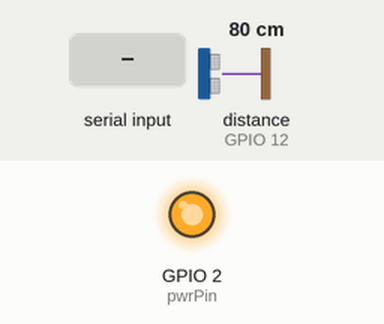
Recording of a sketch running on a simulated ESP32. Parts: output pins drawn as LEDs (lit = HIGH). The inputs (shaded band) are chosen by the test bench; at power-on: distance to the obstacle (sensor on GPIO 12) 80 cm. The echo pulse lasts 58.3 µs per cm; the modem accepts every AT command (registered, SIM ready, sends succeed) and sends nothing else; pins used as bus, display or sensor lines are not drawn; what the sketch prints to the serial monitor is not drawn. At 49.4 s the program puts the board to deep sleep or switches it off; the recording ends there.

Above: at 0.9 s.
1.0 s: "," received over the second serial link
4.5 s: "2" received over the second serial link
At 7.8 s:
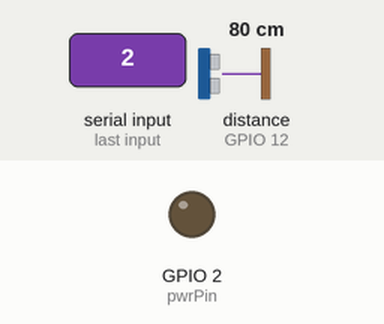
8.0 s: "90,45\n" received over the second serial link
At 9.2 s:
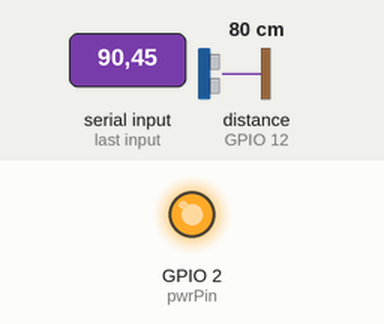
Timing chart, 0 to 49.4 s (numbered marks = the images above; inputs shaded):
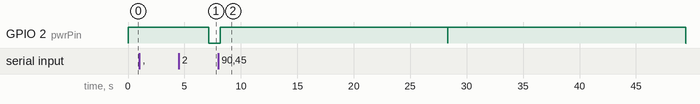

The sketch:

ESP8266_River_Gauge_V1-0.ino
```cpp
#include <SoftwareSerial.h>           //for communication with gsm module
#include <NewPing.h>                  //for communication with sonar sensor

#define TRIGGER_PIN  14               // Arduino pin tied to trigger pin on the ultrasonic sensor.
#define ECHO_PIN     12               // Arduino pin tied to echo pin on the ultrasonic sensor.
#define MAX_DISTANCE 600              // Maximum distance we want to ping for (in centimeters). Maximum sensor distance is rated at 400-500cm.
#define SENSOR_HEIGHT 300             // Hight of the sensor above the river bed

//Create software serial object to communicate with SIM800L
SoftwareSerial SIM800L(13, 15); //SIM800LL Tx & Rx is connected to Arduino #3 & #2
NewPing sonar(TRIGGER_PIN, ECHO_PIN, MAX_DISTANCE);

int sleepTime = 900E6;                //time in seconds*E6 between updates
int resetSleepTime = 300E6;            //time in seconds*E6 after an upload failure (prevents significant battery drain)
const String APN  = "simbase";        //sim APN

int gaugeid = 1;                      //ID for gauge upload

int modulebattery;                    //battery level to send
int waterlevel;                       //water level to send
int tSuccess = 0;                     //changes to zero on successful data transmission to thingspeak
int tFailures = 0;                    //If failed to talk to sim for 5 attempts hard reset everything for a while
int pwrPin = 2;
int resetPin = 4;


void setup()
{
  pinMode(LED_BUILTIN, OUTPUT);       //led indicator light, low is on
  pinMode(pwrPin,OUTPUT);                  //dtr pin
  pinMode(resetPin,OUTPUT);
  digitalWrite(resetPin,HIGH);
  digitalWrite(pwrPin,HIGH);

  //Begin serial communication with Arduino and Arduino IDE (Serial Monitor)
  Serial.begin(9600);
  //Begin serial communication with Arduino and SIM800LL
  SIM800L.begin(9600);

  Serial.println("Initializing...");

  delay(100);
  sendSerial("AT+CSCLK=0"); //wake up
  sendSerial("AT+CFUN=1");  //enable full functionality


  for(int i=0;i<10;i++){
    waterlevel=waterlevel+(SENSOR_HEIGHT-(sonar.ping_cm()));
    delay(100);
  }
  waterlevel = waterlevel/10;


  Serial.println(waterlevel);
  digitalWrite(LED_BUILTIN, LOW);
  checkBattery();
  digitalWrite(LED_BUILTIN, HIGH);
  waitForConnection();

  uploadData(gaugeid, waterlevel, modulebattery);

  goToSleep();
}

//#####################################################################################

void loop()
{
  Serial.println("entered loop, error with sleep");
  goToSleep();
}


//#####################################################################################

void checkBattery(){
  Serial.println("Send ->: AT+CBC");
  while (SIM800L.available()){        //clear anything in serial buffer
    SIM800L.read();
  }

  int timeout = 0;                    //initilize timeout counter

  SIM800L.println("AT+CBC");
  while(SIM800L.available()<30){      //wait for 30 characters to come in before moving on or else restart everything
    Serial.print(".");
    timeout = timeout + 1;
    if(timeout>=200){                 //Timeout if response takes longer than 40 seconds
      Serial.println();
      Serial.println("Timeout, Sleeping for 5 mins to reset");
      goToSleep();
    }
    delay(200);
  }
  Serial.println("Command Sent");

  char byteRead;
  char delim = ',';
  char C1;
  char C2;
  char C3;
  while(SIM800L.available())          //read response
  {
    byteRead = SIM800L.read();        //read data
    if(byteRead == delim){            //if battery data string comes through then set C1,C2,C3 to corrisponding chars
      C1=SIM800L.read();
      if(C1 != delim){
        C2=SIM800L.read();
        if(C2 != delim){
          C3=SIM800L.read();
        }

      }
    }

  }
  Serial.println(C1);     //reports wrong values unles these are printed. I dont know why
  Serial.println(C2);
  Serial.println(C3);

  if(C1==','){                    //convert individual chars to int
    modulebattery = 0;
  }else if(C2==','){
    modulebattery = C1-'0';
  }else if(C3==','){
    modulebattery = 10*(C1 - '0') + (C2-'0');
  }else{
    modulebattery = 100;
  }
  Serial.print("Battery Level: ");
  Serial.println(modulebattery);
}

//#####################################################################################
//This waits for a connection to be established before sending data
//In most cases this takes under 10 seconds but can take longer in remote areas
//
void waitForConnection(){
  Serial.println("Checking for Connection");
  Serial.println("Send ->: AT+CREG?");
  while (SIM800L.available()){
    SIM800L.read();
  }
  int simConnected =0;
  int attempts = 0;

  while(simConnected == 0){
    Serial.println("Checking");
    int timeout = 0;
    attempts = attempts + 1;

    SIM800L.println("AT+CREG?");
    while(SIM800L.available()<5){               //wait for 30 characters to come in before moving on or else restart everything
      Serial.print(".");
      timeout = timeout + 1;
      if(timeout>=200){                         //if taking too long to respond, timeout. Set at 40 seconds
        Serial.println();
        Serial.println("Timeout, Sleeping for 5 mins to reset");
        goToSleep();
      }
      delay(200);
    }
    Serial.println("Command Sent");

    char byteRead;
    while(SIM800L.available())
    {
      byteRead = SIM800L.read();
      Serial.print(byteRead);
      if(byteRead == '5' || byteRead == '1'){
        simConnected = 1;
      }
    }
    if (attempts>15){
      goToSleep();
    }
    delay(2000);
  }
  Serial.println("Connection Successful");
}

//######################################################################################

void goToSleep(){
  Serial.println("#########################################################################");
  if(modulebattery<30){
    sleepTime=1800E6;
  }else if(modulebattery<15){
    sleepTime=3600E6;
  }else if(modulebattery<5){
    sleepTime=7200E6;
  }


  if(tSuccess==0){
    Serial.println("ERROR UPLOADING, Resetting sim card");
    sleepTime=resetSleepTime;
    digitalWrite(resetPin,LOW);
    delay(150);
    digitalWrite(resetPin,HIGH);
    delay(5000);

  }else{
    Serial.println("SUCCESSFUL TRANSMISSION, Sleeping for 15");
  }


  Serial.println("Going into Sleep");
  //sendSerial("AT+CPOWD=1");
  if (tFailures > 4){
    Serial.println("Sim800l not responding. Attempting hard shutdown");
    digitalWrite(pwrPin,LOW);
    ESP.deepSleep(resetSleepTime);

  }
  sendSerial("AT+CFUN=0");  //Need to send twice "+CPIN: NOT READY"
  sendSerial("AT+CFUN=0");
  sendSerial("AT+CSCLK=2");
  digitalWrite(pwrPin,LOW);
  ESP.deepSleep(sleepTime);
}

//#####################################################################################

void uploadData(int gauge, int level, int battery){
  //String url = "http://api.thingspeak.com/update?api_key="+apiKey+"&"+levelField+"="+level+"&"+batteryField+"="+battery;
  String url = "http://rivergauge.net/gaugeupload.php?gauge="+String(gauge)+"&level="+String(level)+"&battery="+String(battery);
  Serial.println(url);

  sendSerial("AT+CGATT=1");                     //attach to gprs service
  sendSerial("AT+SAPBR=3,1,Contype,\"GPRS\"");  //set gprs
  sendSerial("AT+SAPBR=3,1,APN,\"simbase\"");   //set apn
  sendSerial("AT+SAPBR=1,1");                   //enable gprs
  sendSerial("AT+HTTPINIT");                    //enable http mode
  sendSerial("AT+HTTPPARA=CID,\"1\"");          //set http bearer profile
  sendSerial("AT+HTTPPARA=URL,\""+url+"\"");    //set url
  sendSerial("AT+HTTPACTION=0");                //start gttp get
  sendSerial("AT+HTTPTERM");                    //terminate sesion
  sendSerial("AT+SAPBR=0,1");                   //disable gprs
}

//#####################################################################################

void sendSerial(String command)
{
  int timeout = 0;
  char byteRead;
  Serial.println("Send ->: " + command);
  digitalWrite(LED_BUILTIN, LOW);
  SIM800L.println(command);

  while(SIM800L.available()<2){    //think this might slow things down for everything to send through fully
    Serial.print(".");
    delay(200);

    timeout = timeout + 1;
    if(timeout>=200){               //If sim800l is taking too long to reply. Reset everything and start over
      Serial.println();
      Serial.println("Timeout, Sleeping for 5 mins to reset");
      tFailures = tFailures + 1;
      goToSleep();
    }
  }

  digitalWrite(LED_BUILTIN, HIGH);
  long wtimer = millis();
  while (wtimer + 3000 > millis()) {        //min 3 seconds for reading, not sure why this is neccessary but i cant get it working without it
    while (SIM800L.available()) {
      byteRead = SIM800L.read();
      Serial.write(byteRead);
      if(byteRead == '2'){
        delay(10);
        byteRead = SIM800L.read();
        Serial.write(byteRead);
        if(byteRead == '0'){
          delay(10);
          byteRead = SIM800L.read();
          Serial.write(byteRead);
          if(byteRead == '0'){
            delay(10);
            byteRead = SIM800L.read();
            Serial.write(byteRead);
            if(byteRead == ','){
              tSuccess=1;
            }
          }
        }
      }
      //Done while
    }
  }
  Serial.println();
}
```

Measured:
- after the input at 8.0 s, GPIO 2 (pwrPin): alternates HIGH for 20.6 s and LOW for 0.02 s, starting after 0.16 s
